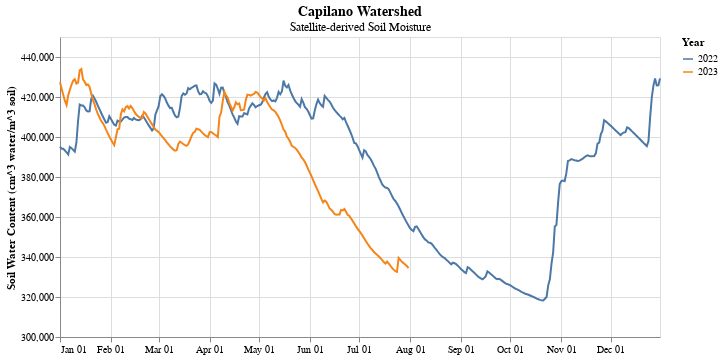

Notebook source saved alongside this figure:
### Code cell
title = alt.TitleParams(
   text='Capilano Watershed',
   subtitle="Satellite-derived Soil Moisture",
   anchor='middle',
   fontSize=14,
   fontWeight='bold')

soil_line = alt.Chart(soil, title=title).mark_line().encode(
    alt.X('monthdate(date):T', title=None),
    alt.Y('SWC:Q', title='Soil Water Content (cm^3 water/m^3 soil)', scale=alt.Scale(domain=[300000, 450000])),
    alt.Color('year:N', title="Year"),
    tooltip=[alt.Tooltip('date', title="Date"), alt.Tooltip('SWC', title="SWC")]
)

soil_line.properties(width=600)

### Figure 1 — Vega-Lite specification as saved in the notebook (floating-point values rounded to 4 significant figures; data arrays with more than 128 entries replaced by an {"elided": "..."} marker saying what was removed)
{"config": {"view": {"continuousWidth": 400, "continuousHeight": 300}}, "data": {"name": "data-1fda3c867bb155d2432e19c0baff64d1"}, "mark": "line", "encoding": {"color": {"field": "year", "title": "Year", "type": "nominal"}, "tooltip": [{"field": "date", "title": "Date", "type": "temporal"}, {"field": "SWC", "title": "SWC", "type": "quantitative"}], "x": {"field": "date", "timeUnit": "monthdate", "title": null, "type": "temporal"}, "y": {"field": "SWC", "scale": {"domain": [300000, 450000]}, "title": "Soil Water Content (cm^3 water/m^3 soil)", "type": "quantitative"}}, "title": {"text": "Capilano Watershed", "anchor": "middle", "fontSize": 14, "fontWeight": "bold", "subtitle": "Satellite-derived Soil Moisture"}, "width": 600, "$schema": "https://vega.github.io/schema/vega-lite/v4.17.0.json", "datasets": {"data-1fda3c867bb155d2432e19c0baff64d1": {"elided": "577 records"}}}
